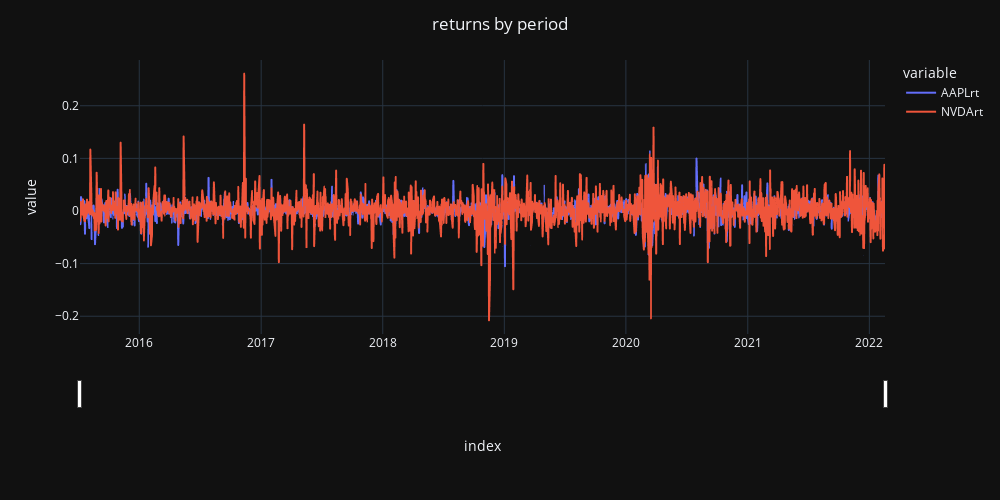

Notebook source saved alongside this figure:
### Code cell
fig = px.line(df)
fig.update_layout(title = {'text' : 'returns by period',
                                'x':0.5,
                                'xanchor' : 'center'},
                        template = 'plotly_dark',
                        xaxis_rangeslider_visible=True,
                        width=1000, height=500)
fig.show()

### Figure 1 — Plotly figure (JSON) as saved in the notebook; plotly's stock layout.template omitted (floating-point values rounded to 4 significant figures; data arrays with more than 128 entries replaced by an {"elided": "..."} marker saying what was removed)
{"data": [{"hovertemplate": "variable=AAPLrt<br>index=%{x}<br>value=%{y}<extra></extra>", "legendgroup": "AAPLrt", "line": {"color": "#636efa", "dash": "solid"}, "mode": "lines", "name": "AAPLrt", "showlegend": true, "type": "scattergl", "x": {"elided": "1669 str values"}, "xaxis": "x", "y": {"elided": "1669 float values"}, "yaxis": "y"}, {"hovertemplate": "variable=NVDArt<br>index=%{x}<br>value=%{y}<extra></extra>", "legendgroup": "NVDArt", "line": {"color": "#EF553B", "dash": "solid"}, "mode": "lines", "name": "NVDArt", "showlegend": true, "type": "scattergl", "x": {"elided": "1669 str values"}, "xaxis": "x", "y": {"elided": "1669 float values"}, "yaxis": "y"}], "layout": {"height": 500, "legend": {"title": {"text": "variable"}, "tracegroupgap": 0}, "margin": {"t": 60}, "title": {"text": "returns by period", "x": 0.5, "xanchor": "center"}, "width": 1000, "xaxis": {"anchor": "y", "domain": [0, 1], "rangeslider": {"visible": true}, "title": {"text": "index"}}, "yaxis": {"anchor": "x", "domain": [0, 1], "title": {"text": "value"}}}}
